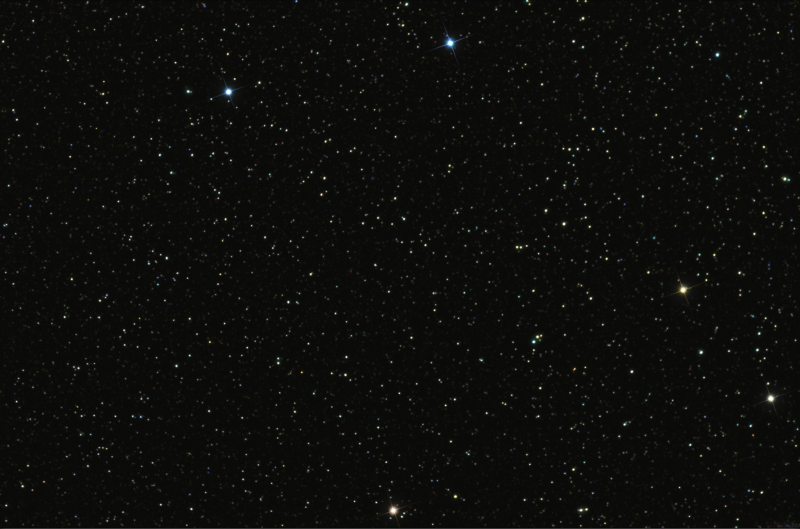
#> input picture images/StarMap.png, 1600 x 1057 px, found by its file name (shown at 1/2 size)
$ python matching_StarMap.py
#> lines starting #> are read from the running program, lines starting #| are printed output that depends on the picture
import cv2
import numpy as np
from matplotlib import pyplot as plt

img = cv2.imread('StarMap.png')
#> img is the input picture: shape (1057, 1600, 3); mean B, G, R 11, 13.2, 13
img2 = img.copy()
template = cv2.imread('Small_area_rotated.png')
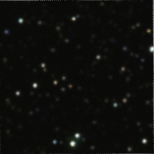
#> input picture images/Small_area_rotated.png, 154 x 154 px, found by its file name
#> template is the input picture: shape (154, 154, 3); mean B, G, R 12.1, 14.2, 14
template1 = cv2.imread('Small_area.png')
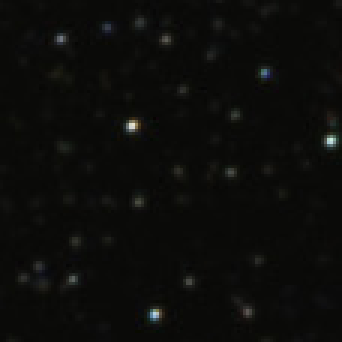
#> input picture images/Small_area.png, 114 x 114 px, found by its file name (shown 3 times larger)
#> template1 is the input picture: shape (114, 114, 3); mean B, G, R 10.6, 12.6, 12.5
w, h = template.shape[:-1]
#> w = 154; h = 154
t, z = template1.shape[:-1]
#> t = 114; z = 114


methods = ['cv2.TM_CCOEFF', 'cv2.TM_CCOEFF_NORMED',
            'cv2.TM_CCORR_NORMED', 'cv2.TM_SQDIFF']

for meth in methods:
    img = img2.copy()
    img1 = img2.copy()
    method= eval(meth)
    res = cv2.matchTemplate(img,template,method)
    res1 = cv2.matchTemplate(img, template1, method)
    min_val, max_val, min_loc, max_loc = cv2.minMaxLoc(res)
    min_val1, max_val1, min_loc1, max_loc1 = cv2.minMaxLoc(res1)

    if method in [cv2.TM_SQDIFF, cv2.TM_SQDIFF_NORMED]:
        top_left = min_loc
        top_left1 = min_loc1
    else:
        top_left = max_loc
        top_left1 = max_loc1
    bottom_right = (top_left[0] + w, top_left[1] + h)
    bottom_right1 = (top_left1[0] + t, top_left1[1] + z)
    cv2.rectangle(img,top_left, bottom_right, 255, 2)
    cv2.rectangle(img1, top_left1, bottom_right1, 255, 2)


    plt.subplot(224),plt.imshow(res,cmap = 'gray')
    plt.title('Matching Small area rotated'), plt.xticks([]), plt.yticks([])
    plt.subplot(223),plt.imshow(img,cmap = 'gray')
    plt.title('Detected Star Map'), plt.xticks([]), plt.yticks([])
    plt.subplot(222), plt.imshow(res1, cmap='gray')
    plt.title('Matching Small area cropped '), plt.xticks([]), plt.yticks([])
    plt.subplot(221), plt.imshow(img1, cmap='gray')
    plt.title('Detected Star Map'), plt.xticks([]), plt.yticks([])
    plt.plot(meth)
    plt.show()
#> this loop made 4 passes
#> (min_val, max_val, min_loc, min_val1, max_val1, min_loc1, max_loc1, top_left) on passes 1 to 3: (-1084712.9, 4703642.5, (356, 99), -493362.4, 3455912, (807, 8), (855, 150), (712, 880)), (-0.0502, 0.24, (356, 99), -0.0495, 1, (709, 943), (855, 150), (996, 539)), (0.373, 0.639, (795, 0), 0.399, 1, (793, 5), (855, 150), (599, 482))
#> (min_val, max_val, max_loc, min_val1, max_val1, min_loc1, max_loc1, top_left) on pass 4: (16271875, 53177176, (762, 0), 2, 38790136, (855, 150), (795, 4), (1218, 852))
#> pass 1, `res = cv2.matchTemplate(img,template,method)`:
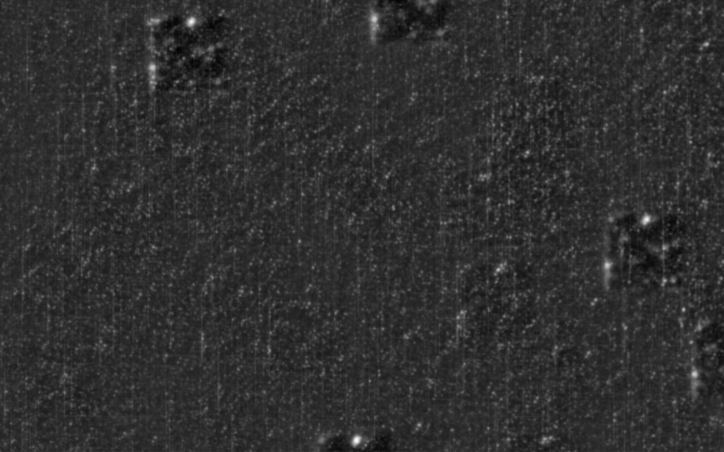
#> res: shape (904, 1447) float32 (shown at 1/2 size); min -1084712.9, max 4703642.5, mean 3059.4; drawn with min black and max white
#> pass 1, `res1 = cv2.matchTemplate(img, template1, method)`:
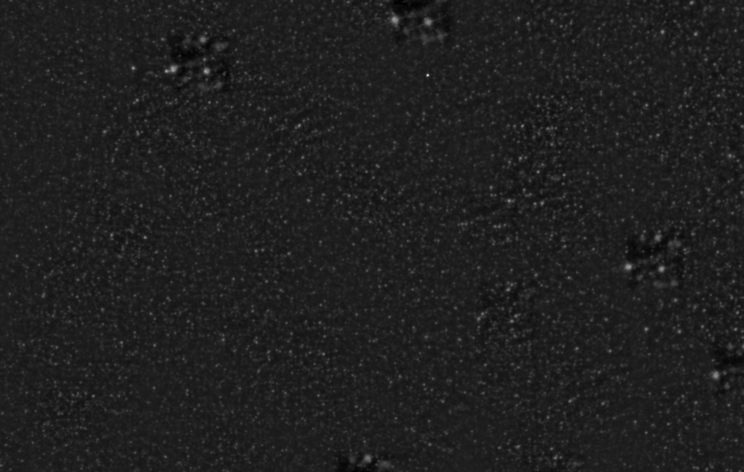
#> res1: shape (944, 1487) float32 (shown at 1/2 size); min -493362.4, max 3455912, mean -146.3; drawn with min black and max white
#> pass 2, `plt.show()`:
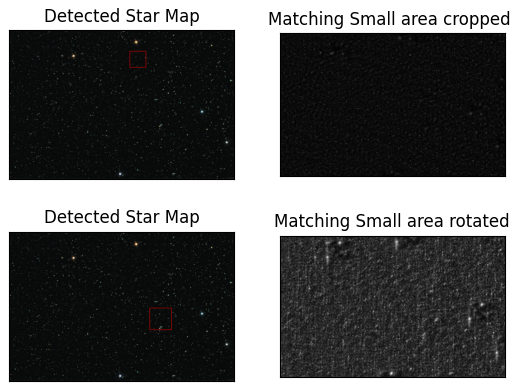
#> figure drawn by matplotlib, 4 panels; B, G, R data is drawn as R, G, B
#> after the loop:
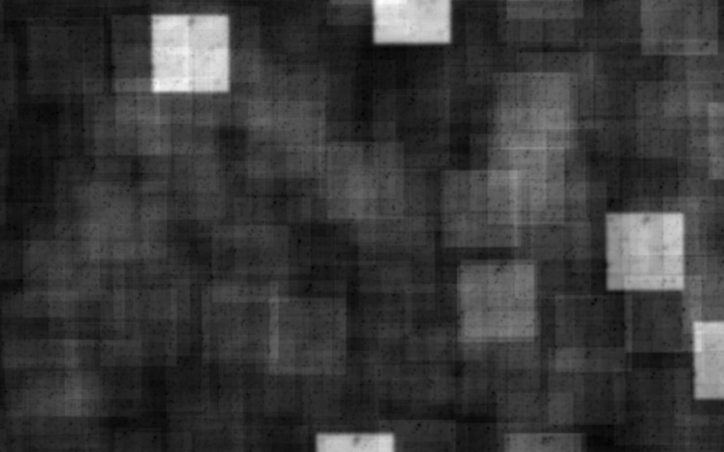
#> res: shape (904, 1447) float32 (shown at 1/2 size); min 16271875, max 53177176, mean 24596948; drawn with min black and max white
#> after the loop:
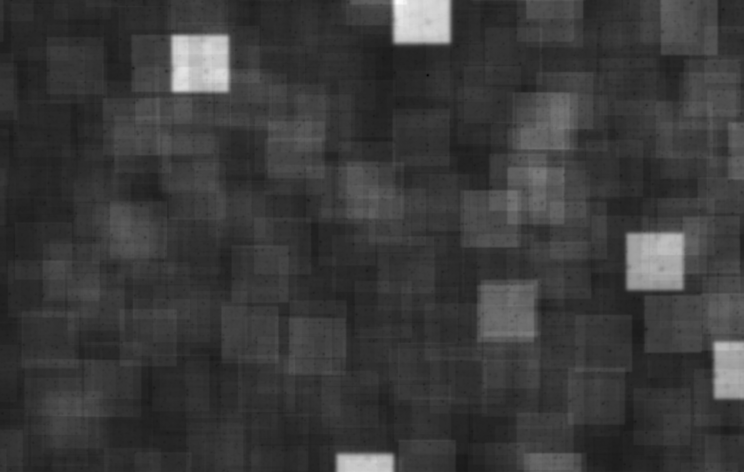
#> res1: shape (944, 1487) float32 (shown at 1/2 size); min 2, max 38790136, mean 9019027; drawn with min black and max white
